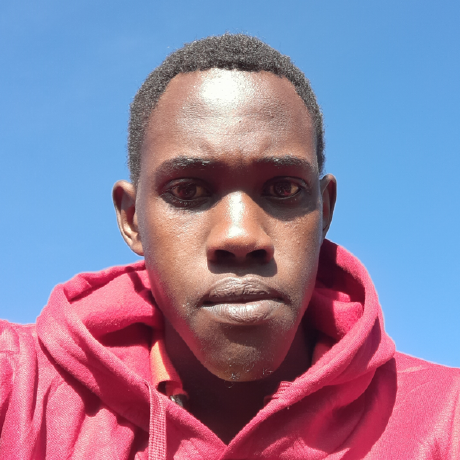
#> input picture test.png, 460 x 460 px
$ python python_app.py
#> lines starting #> are read from the running program, lines starting #| are printed output that depends on the picture
#> the answer given: 100
#> the answer given: 100
#> the answer given: test.png
# Install pllow library
# Import pillow library
# Open the Image to resize
# Print the current size of the image
# Specify the the size we want to resize to
# Save the new Image

from PIL import Image

def resize_image(width, height, name):
#> called with width = 100, height = 100, name = 'test.png'
    image = Image.open("test.png")
#> image is the input picture: PIL image 460x460 RGB; mean R, G, B 143.1, 126.8, 158.4

    print(f"Current size: {image.size}")
#| Current size: (460, 460)

    resized_image = image.resize((width, height))
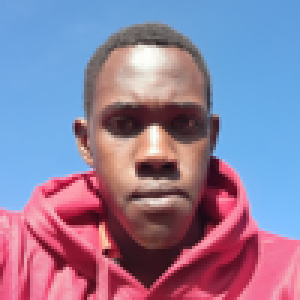
#> resized_image: PIL image 100x100 RGB (shown 3 times larger); mean R, G, B 143.1, 126.8, 158.4

    resized_image.save(name+'.png')

print("PYTHON IMAGE ESIZER")
print("===================\n")
user_width = int(input("Input The width of the image: "))
user_height = int(input("Input The height of the image: "))
image_name = str(input("Input The name of the image: "))

resize_image(user_width, user_height, image_name)
